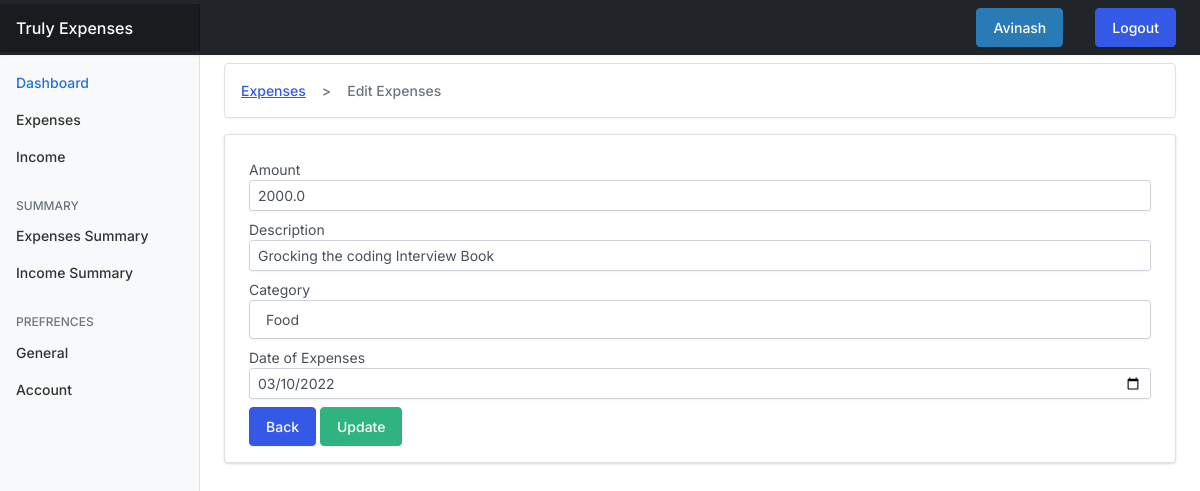
The app's page /expenses/edit-expense/14 (signed in), older data.
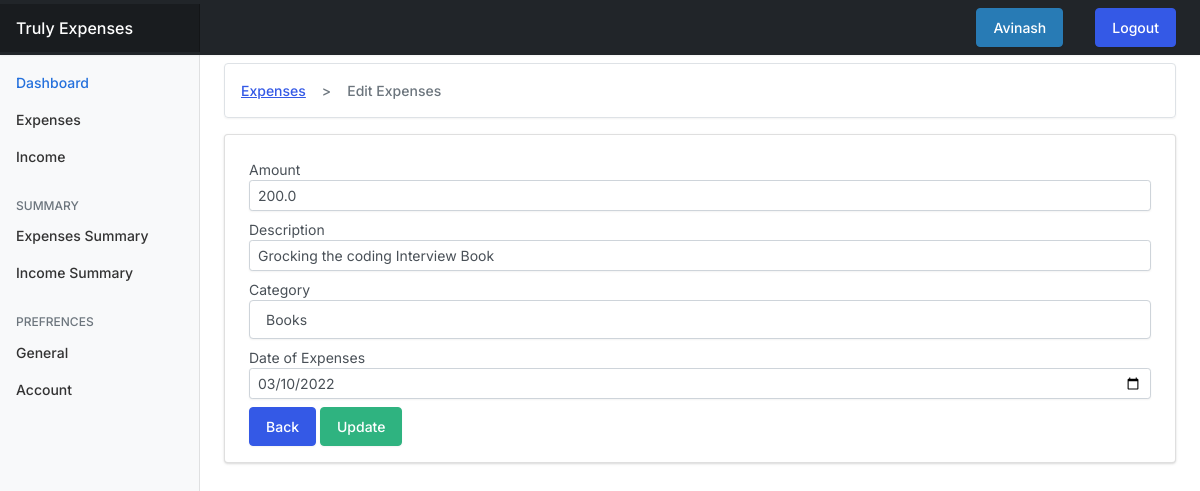
The same page, newer data.
### expenses/models.py (models this page shows, shortened)
class Expense(models.Model):
    amount = models.FloatField()
    date = models.DateField(default=now)
    description = models.TextField()
    owner = models.ForeignKey(to=User, on_delete = models.CASCADE)
    category = models.CharField(max_length=266)
    class Meta:
        ordering: ['-date']

### expenses/views.py (the view, shortened to what this page needs)
# urls.py: path("edit-expense/<int:id>", views.edit_expense, name="edit-expenses"),
@login_required(login_url="/authentication/login/")
def edit_expense(request, id):
    expense = Expense.objects.get(pk=id)
    categories = Category.objects.all().exclude(name = expense.category)
    context = {
        'values': expense,
        'categories':categories,
    }
    if request.method == "GET":
        return render(request, 'expenses/edit-expense.html', context)

### templates/expenses/edit-expense.html (shortened to what this page needs)
{% extends 'base.html' %}
{% block content %}
    <nav aria-label="breadcrumb">
        <ol class="breadcrumb mt-2">
            <li class="breadcrumb-item"><a href="{% url 'expenses' %}">Expenses</a></li>
            <li class="breadcrumb-item active" aria-current="page">Edit Expenses</li>
        </ol>
    </nav>
    <div class="card">
        <div class="card-body">
            <form method="post">
                <div class="form-group mt-2">
                    <label for="">Amount</label>
                    <input
                        type="number"
                        class="form-control form-control-sm"
                        name="amount"
                        value="{{values.amount}}"
                    >
                </div>
                <div class="form-group mt-2">
                    <label for="">Description</label>
                    <input
                        type="text"
                        class="form-control form-control-sm"
                        name="description"
                        value="{{values.description}}"
                    >
                </div>
                <div class="form-group  mt-2">
                    <label for="">Category</label>
                    <select class="form-control" name="category" id="">
                        <option
                            selected
                            name="category"
                            value="{{values.category}}"
                        >
                            {{values.category}}
                        </option>
                    </select>
                </div>
                <div class="form-group mt-2">
                    <label for="">Date of Expenses</label>
                    <input
                        type="date"
                        class="form-control form-control-sm"
                        name="expense_date"
                        value="{{values.date | date:'Y-m-d'}}"
                    >
                </div>
                <div class="dflex space-between">
                    <a href="{% url 'expenses' %}" class="btn btn-primary btn-primary-sm mt-2">Back</a>
                <input type="submit" value="Update" class="btn btn-success btn-success-sm mt-2">
                </div>
            </form>
        </div>
    </div>
{% endblock content %}

Row changes from the older to the newer data that the page shows:
changed Expense "Grocking the coding Interview Book": amount "2000.0" → "200.0"; category "Food" → "Books"
